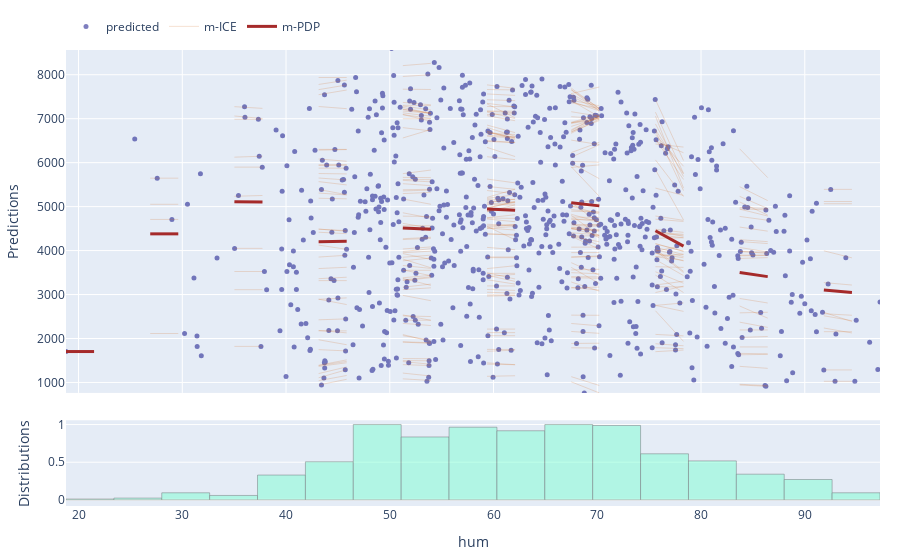

The cell this chart's notebook holds for it:
### Code cell
# Explaining PDP
visualization = explainer.visualize_doubleplot(
    explanations=[
        "real-prediction",
        "histogram",
        "distribution",
        "mice",
        "mpdp",
    ],
    matplotlib=USE_MATPLOTLIB,
)

visualization.show()
